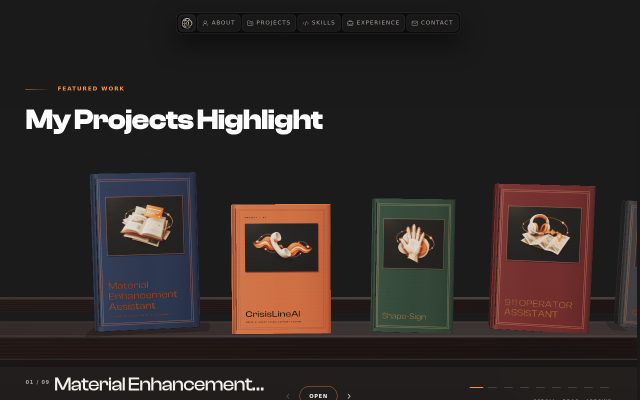
#> input picture docs/pr/project-shelf-smoothness/desktop-shelf.png, 1280 x 800 px (shown at 1/2 size)
$ python make-gif.py
#> lines starting #> are read from the running program, lines starting #| are printed output that depends on the picture
# Assemble real normal-motion interaction screenshots; timing is illustrative, not a performance measurement.
from PIL import Image, ImageDraw
from pathlib import Path
folder = Path(__file__).resolve().parent
frames = []
for name, label in [('desktop-shelf.png', 'SHELF'), ('desktop-open.png', 'OPEN BOOK'), ('desktop-plate.png', 'OVERVIEW / PLATE')]:
    image = Image.open(folder / name).convert('RGB')
#> image is the input picture: PIL image 1280x800 RGB; mean R, G, B 48.4, 40.7, 39
    draw = ImageDraw.Draw(image)
    draw.rectangle((12, 12, 400, 42), fill='#171717')
    draw.text((22, 21), label + '  |  NORMAL MOTION - STILL SEQUENCE', fill='white')
    frames.append(image)
frames[0].save(folder / 'interaction.gif', save_all=True, append_images=frames[1:], duration=[1600, 1600, 2200], loop=0, optimize=True)
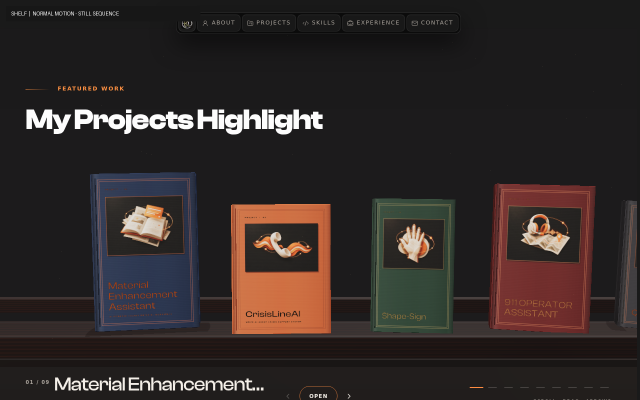
#> saved as interaction.gif: PIL image 1280x800 RGB (shown at 1/2 size); mean R, G, B 48.5, 40.7, 39.1
